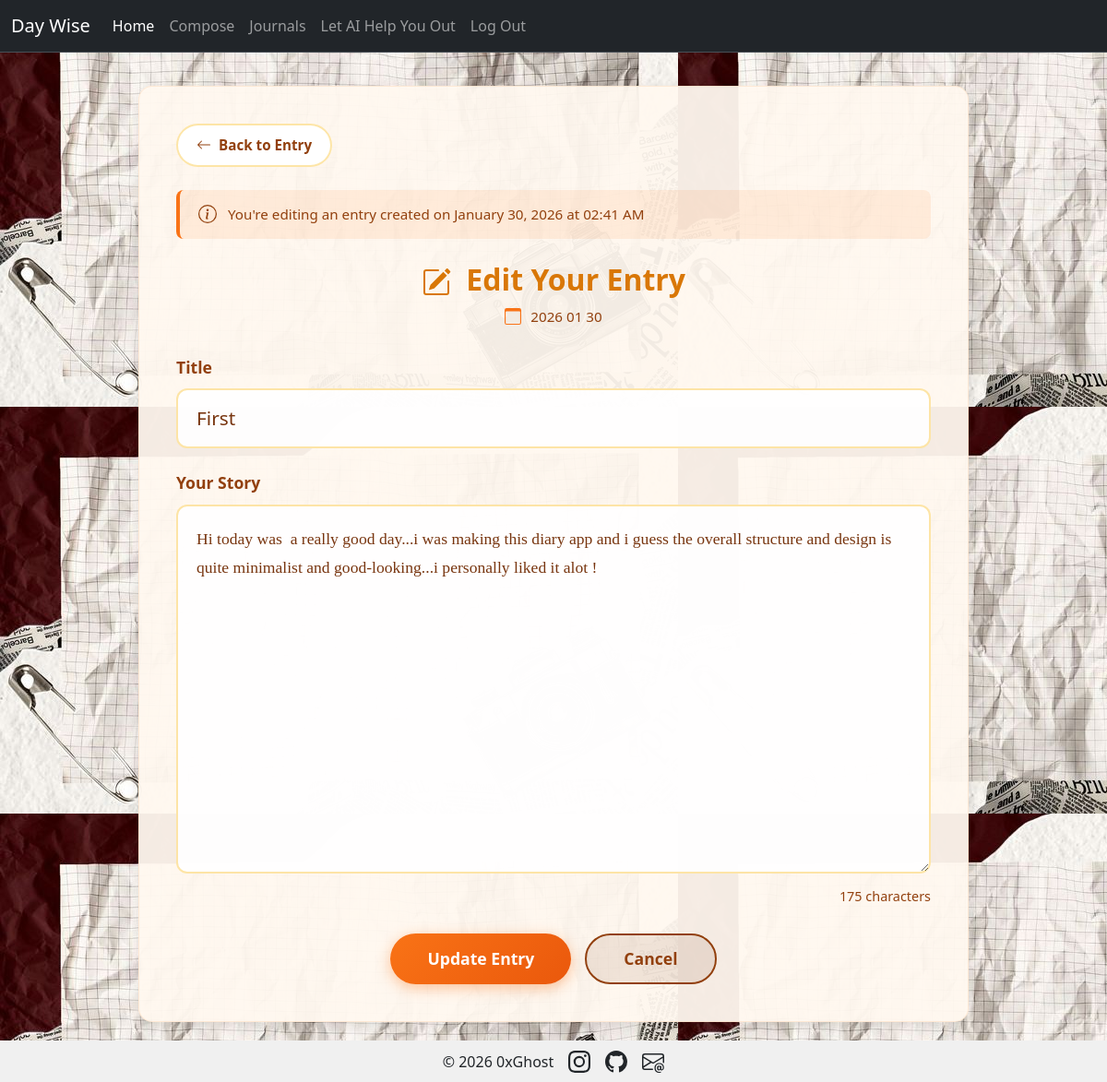
/edit-entry/1 (signed in), run on the app's committed database.
### app.py (models this page shows, shortened)
class Diary(db.Model):
    __tablename__ = "diaries"
    user_id = db.Column(db.Integer, db.ForeignKey('users.id'), nullable=False)
    id=db.Column(db.Integer,primary_key=True)
    title=db.Column(db.String(100),nullable=False)
    diary_time=db.Column(db.DateTime  , default=lambda: datetime.now().replace(second=0, microsecond=0))
    content=db.Column(db.Text,nullable=False)
    edited = db.Column(db.Boolean, default=False)

### app.py (the view, shortened to what this page needs)
@app.route('/edit-entry/<int:entry_id>', methods=['GET','POST'])
def edit_entry(entry_id):
    entry = Diary.query.get_or_404(entry_id)
    current_date=datetime.now().strftime("%Y %m %d")
    if entry.user_id != session.get('user_id'):
        return redirect(url_for('home'))
    return render_template('edit_entry.html', entry=entry,current_date=current_date)

### templates/edit_entry.html (shortened to what this page needs)
{% extends "base.html" %}
{% block content %}
<div class="compose-container">
  <a href="{{ url_for('view_entry', entry_id=entry.id) }}" class="back-button">
    <svg xmlns="http://www.w3.org/2000/svg" width="16" height="16" fill="currentColor" class="bi bi-arrow-left" viewBox="0 0 16 16">
      <path fill-rule="evenodd" d="M15 8a.5.5 0 0 0-.5-.5H2.707l3.147-3.146a.5.5 0 1 0-.708-.708l-4 4a.5.5 0 0 0 0 .708l4 4a.5.5 0 0 0 .708-.708L2.707 8.5H14.5A.5.5 0 0 0 15 8"/>
    </svg>
    Back to Entry
  </a>
  <div class="edit-notice">
    <span>You're editing an entry created on {{ entry.diary_time.strftime('%B %d, %Y at %I:%M %p') }}</span>
  </div>
  <div class="compose-header">
    <h1>
      Edit Your Entry
    </h1>
    <div class="date-info">
      <span>{{ current_date }}</span>
    </div>
  </div>
  <form action="{{ url_for('edit_entry', entry_id=entry.id) }}" method="POST">
    <div class="mb-4">
      <label for="entry-title" class="form-label">Title</label>
      <input type="text" class="title-input" id="entry-title" name="title" value="{{ entry.title }}" required maxlength="100">
    </div>
    <div class="mb-3">
      <label for="entry-content" class="form-label">Your Story</label>
      <textarea class="diary-textarea" id="entry-content" name="content" required>{{ entry.content }}</textarea>
      <div class="char-count"><span id="char-counter">{{ entry.content|length }}</span> characters</div>
    </div>
    <div class="action-buttons">
      <button type="submit" class="btn-save">Update Entry</button>
      <button type="button" class="btn-cancel" onclick="window.location.href='{{ url_for('view_entry', entry_id=entry.id) }}'">Cancel</button>
    </div>
  </form>
</div>
{% endblock %}

### templates/base.html (style rules this page uses)
html, body { height: 100%; margin: 0; }
body { display: flex; flex-direction: column; background-image: url("/static/Background.jpg"); background-size: auto; background-repeat: repeat; background-attachment: fixed; }

### templates/edit_entry.html (style rules this page uses)
.compose-container { max-width: 900px; margin: 0 auto; background: rgba(255, 248, 240, 0.95); border-radius: 15px; padding: 40px; border: 1px solid rgba(255, 200, 150, 0.3); box-shadow: 0 4px 15px rgba(0, 0, 0, 0.1); }
.back-button { display: inline-flex; align-items: center; gap: 8px; padding: 10px 20px; background: white; border: 2px solid rgba(251, 191, 36, 0.4); border-radius: 50px; color: #92400e; text-decoration: none; font-weight: 600; font-size: 0.95rem; margin-bottom: 25px; transition: all 0.3s; }
.compose-header { text-align: center; margin-bottom: 30px; }
.compose-header h1 { color: #d97706; font-size: 2rem; font-weight: 600; margin-bottom: 10px; }
.form-label { color: #92400e; font-weight: 600; font-size: 1.1rem; margin-bottom: 10px; }
.title-input { width: 100%; padding: 15px 20px; font-size: 1.3rem; border: 2px solid rgba(251, 191, 36, 0.4); border-radius: 12px; background: rgba(255, 255, 255, 0.9); color: #78350f; font-weight: 500; transition: all 0.3s; }
.diary-textarea { width: 100%; min-height: 400px; padding: 20px; font-size: 1.1rem; line-height: 1.8; border: 2px solid rgba(251, 191, 36, 0.4); border-radius: 12px; background: rgba(255, 255, 255, 0.9); color: #78350f; font-family: 'Georgia', 'Times New Roman', serif; resize: vertical; transition: all 0.3s; }
.action-buttons { display: flex; gap: 15px; justify-content: center; margin-top: 30px; }
.btn-save { padding: 12px 40px; font-size: 1.1rem; font-weight: 600; background: linear-gradient(135deg, #f97316 0%, #ea580c 100%); border: none; border-radius: 50px; color: white; box-shadow: 0 4px 15px rgba(249, 115, 22, 0.4); transition: transform 0.3s; cursor: pointer; }
.btn-cancel { padding: 12px 40px; font-size: 1.1rem; font-weight: 600; background: rgba(120, 53, 15, 0.1); border: 2px solid #92400e; border-radius: 50px; color: #92400e; cursor: pointer; transition: all 0.3s; }
.char-count { text-align: right; color: #92400e; font-size: 0.9rem; margin-top: 8px; }
.date-info { display: flex; align-items: center; justify-content: center; gap: 10px; color: #92400e; font-size: 0.95rem; margin-bottom: 25px; }
.date-info svg { color: #f97316; }
.edit-notice { background: rgba(249, 115, 22, 0.1); border-left: 4px solid #f97316; padding: 15px 20px; margin-bottom: 25px; border-radius: 8px; color: #92400e; font-size: 0.95rem; display: flex; align-items: center; gap: 12px; }

### data on the page
Diary: diary_time "January 30, 2026 at 02:41 AM", title "First", content "Hi today was a really good day...i was making this diary app and i guess the overall structure and design is quite minimalist and good-looking...i personally liked it alot !"

### other printed values
{{ entry.content|length }} "175"
